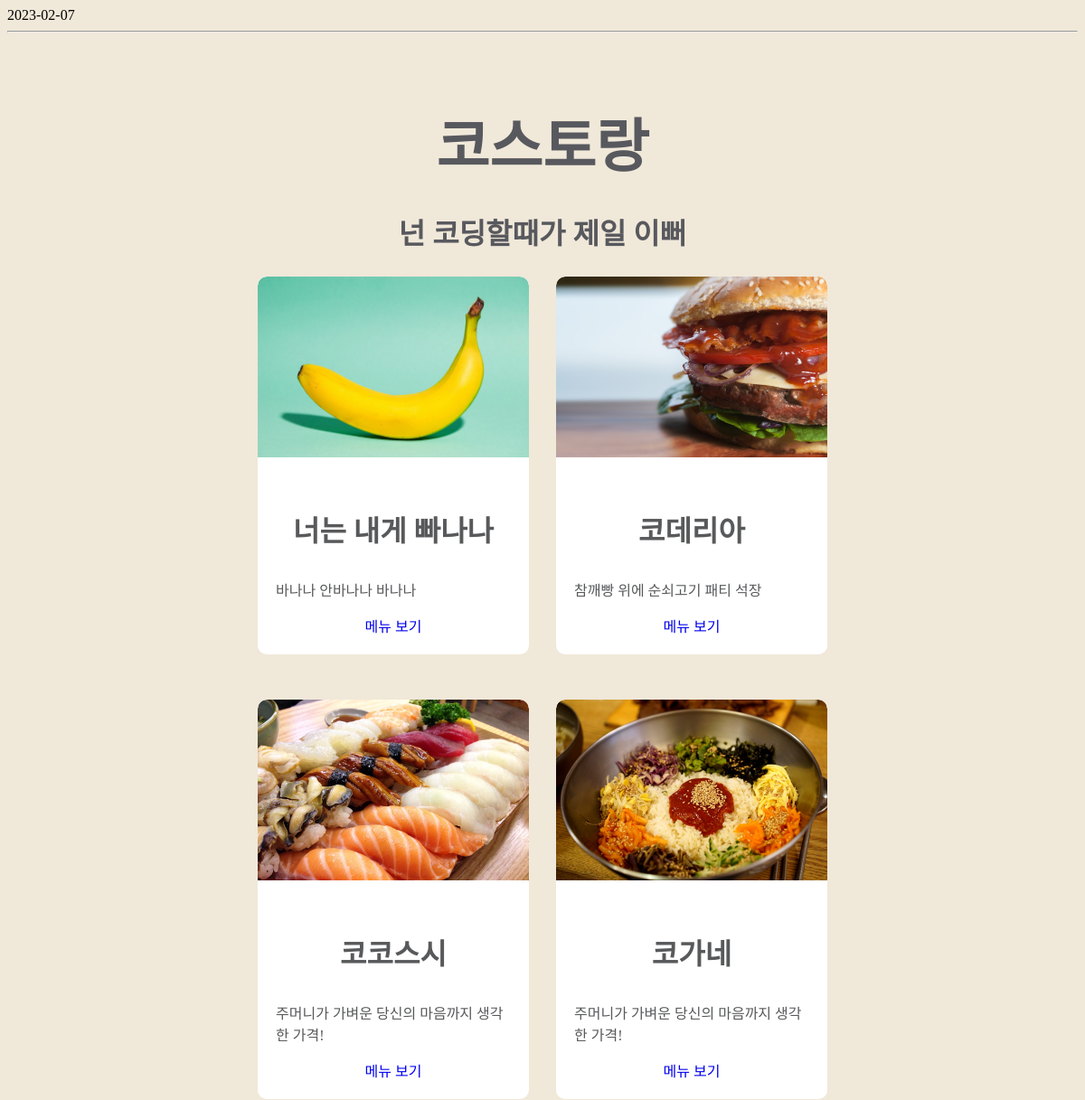
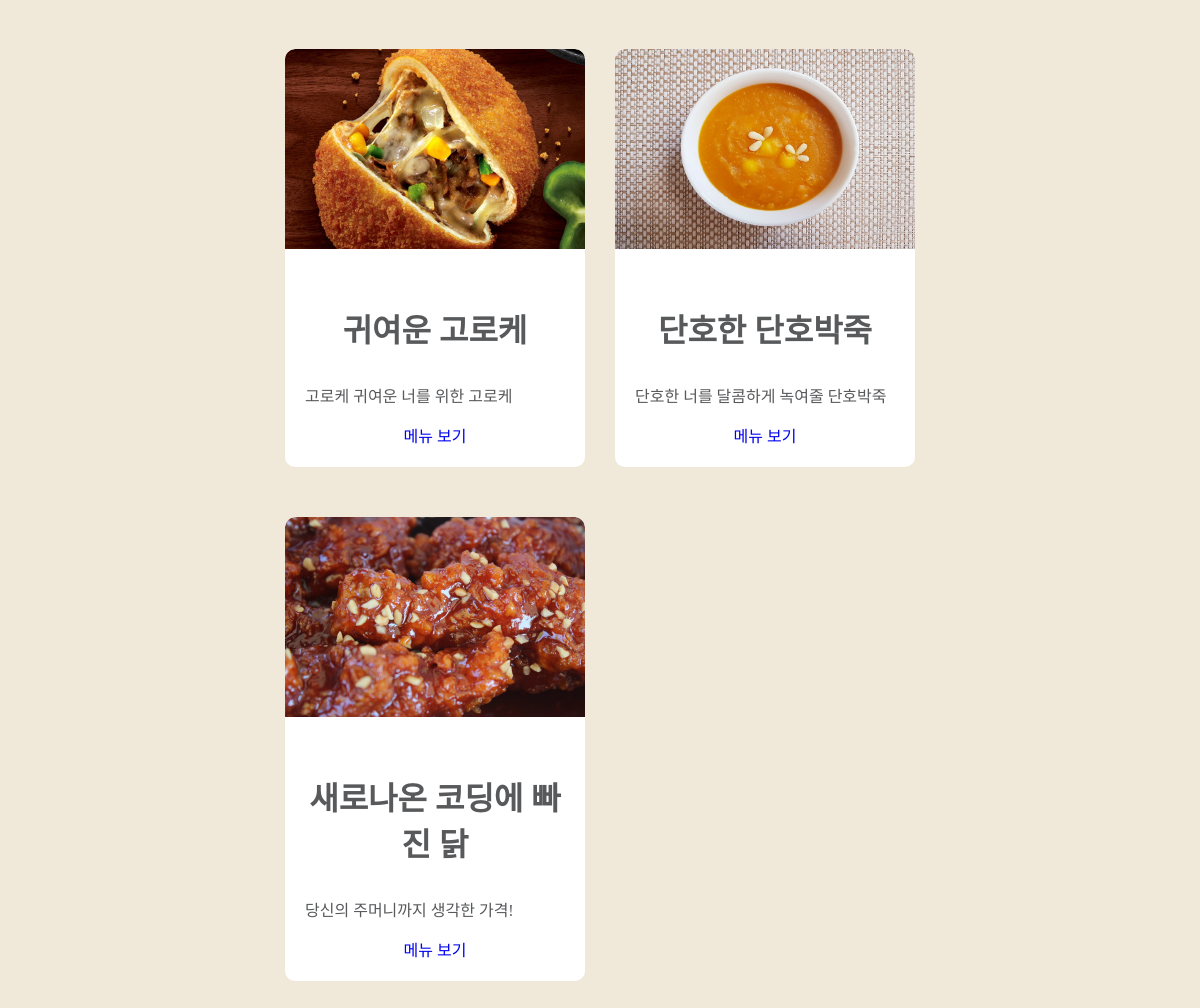
The page /foods/menu/ on the database its author committed (2 pictures, top to bottom).
### foods/models.py (models this page shows, shortened)
class Menu(models.Model):
    name = models.CharField(max_length=50)
    description = models.CharField(max_length=100)
    price = models.IntegerField()
    img_path = models.CharField(max_length=255)

### foods/views.py (the view)
# urls.py: path('menu/', views.index),
def index(request):
    context = dict()
    today = str(datetime.today().date())
    menus = Menu.objects.all()
    context['date'] = today
    context['menus'] = menus
    return render(request, 'foods/index.html', context)

### foods/templates/foods/index.html
{% extends './base.html' %}
{% load static %}
{% block date-block %}
  <div>{{date}}</div>
{% endblock date-block %}
{% block food-container %}
  {% for menu in menus %}
    <div class="food">
      <img src={% get_static_prefix %}{{menu.img_path}} width="300" height="200" />
      <div class="info">
        <h3>{{menu.name}}</h3>
        <P>{{menu.description}}</p>
        <a href={{menu.id}}>메뉴 보기</a>
      </div>
    </div>
  {% endfor %}
{% endblock food-container %}

### foods/templates/foods/base.html (shortened to what this page needs)
{% load static %}
<!DOCTYPE html>
<html>
    <head>
        {% block css %}
            <link rel="stylesheet" href="{% static 'foods/css/styles.css' %}">
        {% endblock css %}
    </head>
    <body>
        {% block date-block %}{% endblock date-block %}
        <div class="header">
            {% block header %}
                <hr/>
                <h1>코스토랑</h1>
                <h2>넌 코딩할때가 제일 이뻐</h2>
            {% endblock header %}
        </div>
        <div class="food-container">
            {% block food-container %}{% endblock food-container %}
        </div>
    </body>
</html>

### foods/static/foods/css/styles.css (style rules this page uses)
* { box-sizing: border-box; }
body { background-color : #f0e8d9; }
h1 { text-align: center; font-size:64px; color: #58595e; margin-top: 75px; margin-bottom: 30px; font-family: Jua; }
h2 { text-align: center; font-size:32px; color: #58595e; font-family: Jua; }
.food-container { width:660px; margin-left: auto; margin-right: auto; }
.food { background-color : white; width: 300px; margin-left: auto; margin-right: auto; border-radius: 10px; overflow: hidden; margin-bottom: 50px; float: left; margin-left: 15px; margin-right: 15px; }
.food h3 { color: #58595b; font-size: 32px; font-family: Jua; }
.food p { color: #58595b; font-size: 16px; font-family: Jua; text-align: left; }
.food a { color: #0000ee; font-size: 16px; font-family: Jua; text-decoration: none; }
.food .info { padding: 20px; text-align: center; }
.food img { border-top-left-radius: 10px; border-top-right-radius: 10px; }

### rows shown on the page
Menu: img_path (picture), name "너는 내게 빠나나", description "바나나 안바나나 바나나"
Menu: img_path (picture), name "코데리아", description "참깨빵 위에 순쇠고기 패티 석장"
Menu: img_path (picture), name "코코스시", description "주머니가 가벼운 당신의 마음까지 생각한 가격!"
Menu: img_path (picture), name "코가네", description "주머니가 가벼운 당신의 마음까지 생각한 가격!"
Menu: img_path (picture), name "귀여운 고로케", description "고로케 귀여운 너를 위한 고로케"
Menu: img_path (picture), name "단호한 단호박죽", description "단호한 너를 달콤하게 녹여줄 단호박죽"
Menu: img_path (picture), name "새로나온 코딩에 빠진 닭", description "당신의 주머니까지 생각한 가격!"

### other values the page prints
{{ date }} "2023-02-07"
